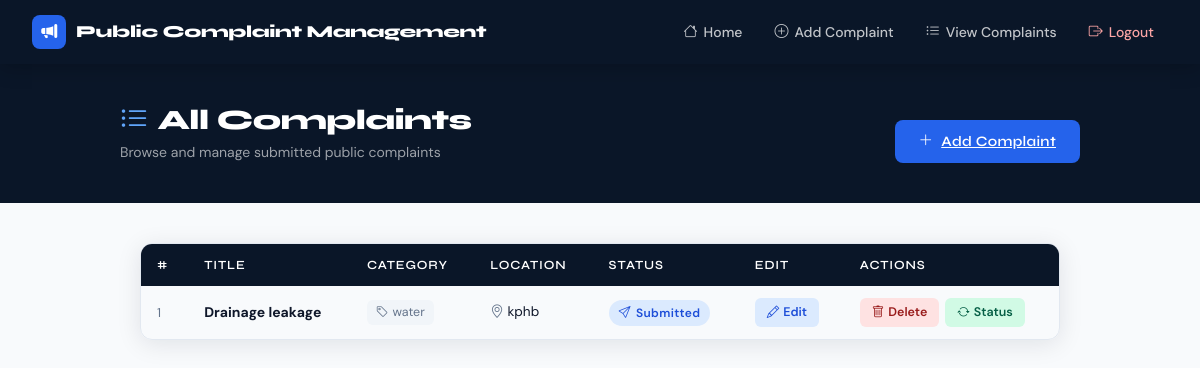
Page /view_complaint/ (signed in) on the committed database.
### complaints/models.py (models this page shows)
class Complaints(models.Model):
    title=models.CharField(max_length=200)
    description=models.TextField()
    category=models.CharField(max_length=100)
    location=models.CharField(max_length=100)
    status=models.CharField(max_length=100,default="submitted")
    created_at=models.DateTimeField(auto_now_add=True)

### complaints/views.py (the view)
# urls.py: path('view_complaint/', views.view_complaints, name='view_complaint'),
def view_complaints(request):
    data = Complaints.objects.all()
    return render(request, 'complaints/view_complaints.html', {
        'complaints': data
    })

### complaints/templates/complaints/view_complaints.html (shortened to what this page needs)
{% extends 'complaints/base.html' %}
{% block content %}
<div class="page-header">
    <div class="page-header-inner">
        <div>
            <h1><i class="bi bi-list-ul" style="color:#60a5fa;margin-right:10px;"></i>All Complaints</h1>
            <p>Browse and manage submitted public complaints</p>
        </div>
        {% if user.is_authenticated %}
        <a href="{% url 'add_complaint' %}" class="btn-primary-custom" style="flex-shrink:0;">
            <i class="bi bi-plus-lg"></i> Add Complaint
        </a>
        {% endif %}
    </div>
</div>
<div class="complaints-body">
    <div class="table-wrapper">
        <table class="table-custom">
            <thead>
                <tr>
                    <th>#</th>
                    <th>Title</th>
                    <th>Category</th>
                    <th>Location</th>
                    <th>Status</th>
                    <th>Edit</th>
                    {% if user.is_superuser %}<th>Actions</th>{% endif %}
                </tr>
            </thead>
            <tbody>
                {% for complaint in complaints %}
                <tr>
                    <td style="color:var(--text-muted);font-size:0.8rem;">{{ forloop.counter }}</td>
                    <td><strong>{{ complaint.title }}</strong></td>
                    <td>
                        <span style="display:inline-flex;align-items:center;gap:4px;background:#f1f5f9;padding:3px 9px;border-radius:6px;font-size:0.78rem;color:var(--text-muted);">
                            <i class="bi bi-tag"></i> {{ complaint.category }}
                        </span>
                    </td>
                    <td style="font-size:0.85rem;">
                        <i class="bi bi-geo-alt" style="color:var(--text-muted);"></i> {{ complaint.location }}
                    </td>
                    <td>
                        {% if complaint.status == "resolved" %}
                            <span class="badge-status badge-resolved"><i class="bi bi-check-circle"></i> Resolved</span>
                        {% elif complaint.status == "in progress" %}
                            <span class="badge-status badge-progress"><i class="bi bi-arrow-repeat"></i> In Progress</span>
                        {% else %}
                            <span class="badge-status badge-submitted"><i class="bi bi-send"></i> Submitted</span>
                        {% endif %}
                    </td>
                    <td>
                        <a href="/edit/{{ complaint.id }}/" class="btn-sm-action btn-edit">
                            <i class="bi bi-pencil"></i> Edit
                        </a>
                    </td>
                    {% if user.is_superuser %}
                    <td>
                        <div style="display:flex;gap:6px;flex-wrap:wrap;">
                            <a href="/delete/{{ complaint.id }}/" class="btn-sm-action btn-delete"
                               onclick="return confirm('Delete this complaint?')">
                                <i class="bi bi-trash"></i> Delete
                            </a>
                            <a href="/update_status/{{ complaint.id }}/" class="btn-sm-action btn-update">
                                <i class="bi bi-arrow-repeat"></i> Status
                            </a>
                        </div>
                    </td>
                    {% endif %}
                </tr>
                {% endfor %}
            </tbody>
        </table>
    </div>
</div>
{% endblock %}

### complaints/templates/complaints/base.html (style rules this page uses)
:root { --navy: #0a1628; --navy-mid: #122040; --accent: #2563eb; --accent-light: #3b82f6; --gold: #f59e0b; --success: #10b981; --danger: #ef4444; --warning: #f59e0b; --surface: #ffffff; --surface-2: #f8fafc; --border: #e2e8f0; --text: #0f172a; --text-muted: #64748b; --radius: 12px; --shadow: 0 4px 24px rgba(10,22,40,0.10); --shadow-lg: 0 8px 40px rgba(10,22,40,0.18); }
*, *::before, *::after { box-sizing: border-box; }
body { font-family: 'DM Sans', sans-serif; background: var(--surface-2); color: var(--text); min-height: 100vh; margin: 0; }
.btn-primary-custom { background: var(--accent); color: #fff; border: none; border-radius: 8px; padding: 0.65rem 1.5rem; font-family: 'Syne', sans-serif; font-weight: 600; font-size: 0.9rem; letter-spacing: 0.02em; cursor: pointer; transition: background 0.2s, transform 0.15s; display: inline-flex; align-items: center; gap: 8px; }
.badge-status { display: inline-flex; align-items: center; gap: 5px; padding: 4px 10px; border-radius: 20px; font-size: 0.75rem; font-weight: 600; letter-spacing: 0.03em; }
.badge-submitted { background: #dbeafe; color: #1d4ed8; }
.table-custom { width: 100%; border-collapse: collapse; }
.table-custom th { background: var(--navy); color: #fff; font-family: 'Syne', sans-serif; font-weight: 600; font-size: 0.78rem; text-transform: uppercase; letter-spacing: 0.07em; padding: 12px 16px; text-align: left; white-space: nowrap; }
.table-custom td { padding: 12px 16px; border-bottom: 1px solid var(--border); font-size: 0.875rem; vertical-align: middle; }
.table-custom tr:last-child td { border-bottom: none; }
.table-wrapper { border-radius: var(--radius); overflow: hidden; box-shadow: var(--shadow); border: 1px solid var(--border); overflow-x: auto; }
.btn-sm-action { display: inline-flex; align-items: center; gap: 4px; padding: 5px 12px; border-radius: 6px; font-size: 0.78rem; font-weight: 600; text-decoration: none; transition: all 0.18s; border: none; cursor: pointer; }
.btn-edit { background: #dbeafe; color: #1d4ed8; }
.btn-delete { background: #fee2e2; color: #991b1b; }
.btn-update { background: #d1fae5; color: #065f46; }

### complaints/templates/complaints/view_complaints.html (style rules this page uses)
.page-header { background: var(--navy); padding: 2.5rem 1.5rem; color: #fff; }
.page-header-inner { max-width: 960px; margin: 0 auto; display: flex; align-items: flex-end; justify-content: space-between; gap: 1rem; flex-wrap: wrap; }
.page-header h1 { font-family: 'Syne', sans-serif; font-weight: 800; font-size: 1.75rem; margin: 0 0 0.25rem; letter-spacing: -0.02em; }
.page-header p { color: rgba(255,255,255,0.6); font-size: 0.875rem; margin: 0; }
.complaints-body { max-width: 960px; margin: 2.5rem auto 4rem; padding: 0 1.25rem; }

### rows in the picture
Complaints: title "Drainage leakage", category "water", location "kphb", status "Submitted"
